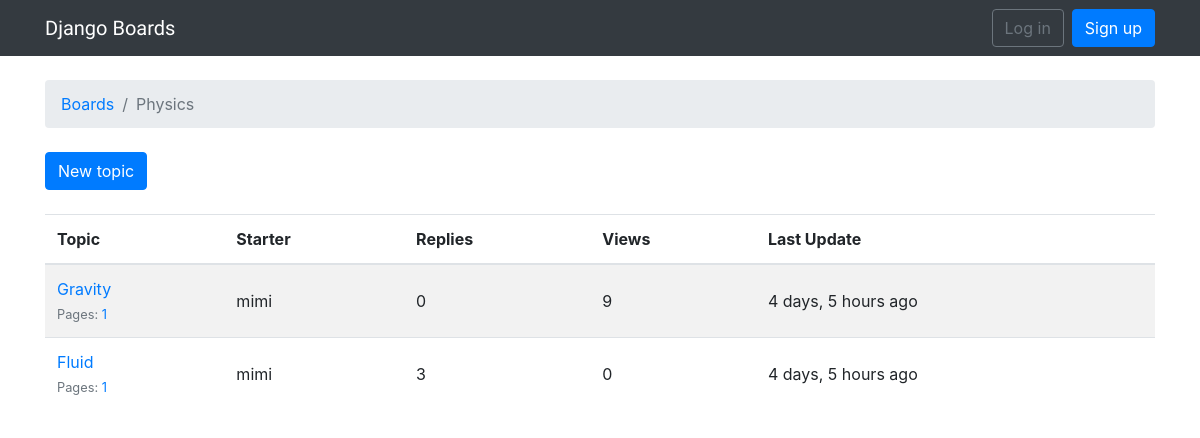
The app's page /boards/1/ with its own data.
### boards/models.py (models this page shows, shortened)
class Board(models.Model):
    name = models.CharField(max_length=30, unique=True)
    description = models.CharField(max_length=100)

class Topic(models.Model):
    subject = models.CharField(max_length=255)
    last_updated = models.DateTimeField(auto_now_add=True)
    board = models.ForeignKey(Board, related_name='topics')
    starter = models.ForeignKey(User, related_name='topics')
    views = models.PositiveIntegerField(default=0)
    def get_page_count(self):
        count = self.posts.count()
        pages = count / 20
        return math.ceil(pages)
    def has_many_pages(self, count=None):
        if count is None:
            count = self.get_page_count()
        return count > 6
    def get_page_range(self):
        count = self.get_page_count()
        if self.has_many_pages(count):
            return range(1, 5)
        return range(1, count + 1)

### boards/views.py (the view)
# urls.py: url(r'^boards/(?P<pk>\d+)/$', views.TopicListView.as_view(), name='board_topics'),
class TopicListView(ListView):
    model = Topic
    context_object_name = 'topics'
    template_name = 'topics.html'
    paginate_by = 20
    def get_context_data(self, **kwargs):
        kwargs['board'] = self.board
        return super().get_context_data(**kwargs)
    def get_queryset(self):
        self.board = get_object_or_404(Board, pk=self.kwargs.get('pk'))
        queryset = self.board.topics.order_by('-last_updated').annotate(replies=Count('posts') - 1)
        return queryset

### templates/topics.html (shortened to what this page needs)
{% extends 'base.html' %}
{% load humanize %}
{% block breadcrumb %}
  <li class="breadcrumb-item"><a href="{% url 'home' %}">Boards</a></li>
  <li class="breadcrumb-item active">{{ board.name }}</li>
{% endblock %}
{% block content %}
  <div class="mb-4">
    <a href="{% url 'new_topic' board.pk %}" class="btn btn-primary">New topic</a>
  </div>
  <table class="table table-striped mb-4">
    <thead class="thead-inverse">
      <tr>
        <th>Topic</th>
        <th>Starter</th>
        <th>Replies</th>
        <th>Views</th>
        <th>Last Update</th>
      </tr>
    </thead>
    <tbody>
      {% for topic in topics %}
        {% url 'topic_posts' board.pk topic.pk as topic_url %}
        <tr>
          <td>
            <p class="mb-0">
              <a href="{{ topic_url }}">{{ topic.subject }}</a>
            </p>
            <small class="text-muted">
              Pages:
              {% for i in topic.get_page_range %}
                <a href="{{ topic_url }}?page={{ i }}">{{ i }}</a>
              {% endfor %}
            </small>
          </td>
          <td class="align-middle">{{ topic.starter.username }}</td>
          <td class="align-middle">{{ topic.replies }}</td>
          <td class="align-middle">{{ topic.views }}</td>
          <td class="align-middle">{{ topic.last_updated|naturaltime }}</td>
        </tr>
      {% endfor %}
    </tbody>
  </table>
{% endblock %}

### records on screen
Board: name "Physics"
Topic: subject "Gravity", get_page_range "1", starter.username "mimi", replies "0", views "9", last_updated "4 days, 5 hours ago"
Topic: subject "Fluid", get_page_range "1", starter.username "mimi", replies "3", views "0", last_updated "4 days, 5 hours ago"
